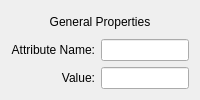
<?xml version="1.0" encoding="UTF-8"?>
<ui version="4.0">
 <class>UMLInstanceAttributeDialog</class>
 <widget class="QWidget" name="UMLInstanceAttributeDialog">
  <property name="geometry">
   <rect>
    <x>0</x>
    <y>0</y>
    <width>200</width>
    <height>100</height>
   </rect>
  </property>
  <property name="windowTitle">
   <string>Form</string>
  </property>
  <layout class="QGridLayout" name="gridLayout">
   <item row="0" column="0" colspan="2">
    <widget class="QLabel" name="label">
     <property name="text">
      <string>General Properties</string>
     </property>
     <property name="alignment">
      <set>Qt::AlignCenter</set>
     </property>
    </widget>
   </item>
   <item row="1" column="0">
    <widget class="QLabel" name="label_2">
     <property name="text">
      <string>Attribute Name:</string>
     </property>
     <property name="alignment">
      <set>Qt::AlignRight|Qt::AlignTrailing|Qt::AlignVCenter</set>
     </property>
    </widget>
   </item>
   <item row="2" column="0">
    <widget class="QLabel" name="label_3">
     <property name="text">
      <string>Value:</string>
     </property>
     <property name="alignment">
      <set>Qt::AlignRight|Qt::AlignTrailing|Qt::AlignVCenter</set>
     </property>
    </widget>
   </item>
   <item row="2" column="1">
    <widget class="QLineEdit" name="valueLE"/>
   </item>
   <item row="1" column="1">
    <widget class="QLineEdit" name="nameLE"/>
   </item>
  </layout>
 </widget>
 <resources/>
 <connections/>
</ui>
